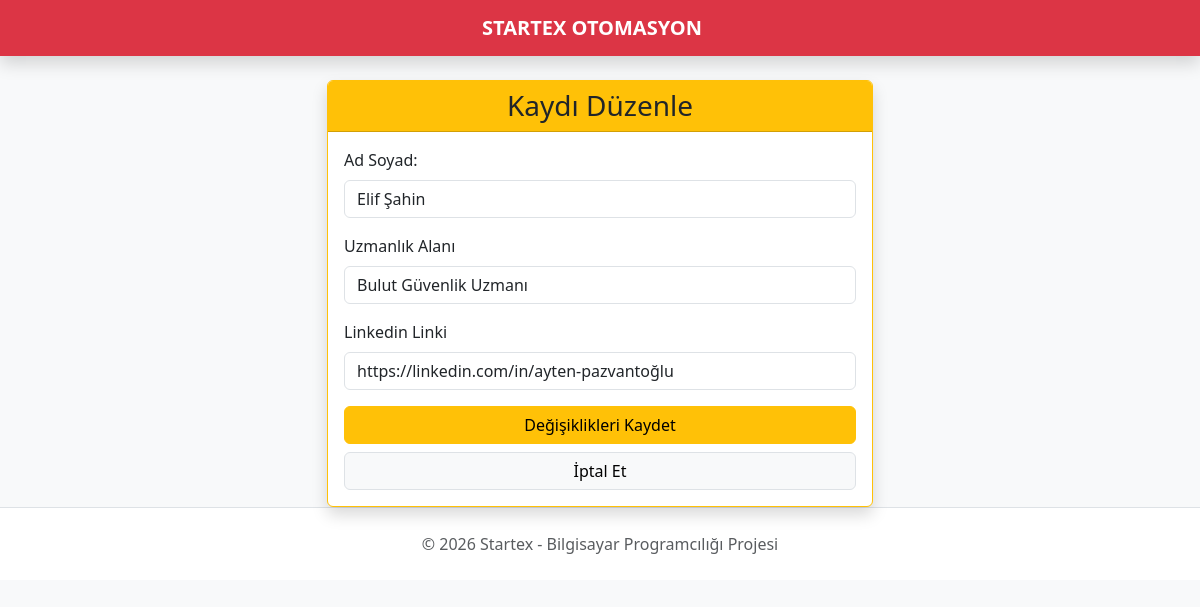
/duzenle.php?id=28, run on the app's committed database.
### tables this page shows
CREATE TABLE `katilimcilar` (
  `id` int(11) NOT NULL,
  `ad_soyad` varchar(100) NOT NULL,
  `uzmanlik` varchar(100) NOT NULL,
  `linkedin` varchar(255) NOT NULL
);

### duzenle.php (the view, shortened to what this page needs)
<?php
include("baglan.php");
include("ust.php");
if(isset($_GET["id"])) {
    $id = $_GET["id"];
    $sorgu = $conn->query("SELECT * FROM katilimcilar WHERE id = $id");
    $kayit = $sorgu->fetch_assoc();
}
?>
<div class="row justify-content-center">
    <div class="col-md-6">
        <div class="card shadow border-warning">
            <div class="card-header bg-warning text-dark">
                <h3 class="text-center mb-0">Kaydı Düzenle</h3>
            </div>
            <div class="card-body">
                <form action="guncelle.php" method="POST">
                    <div class="mb-3">
                        <label class="form-label">Ad Soyad:</label>
                        <input type="text" name="ad_soyad" class="form-control" value="<?php echo $kayit['ad_soyad']; ?>" required>
                    </div>
                    <div class="mb-3">
                        <label class="form-label">Uzmanlık Alanı</label>
                        <input type="text" name="uzmanlik" class="form-control" value="<?php echo $kayit['uzmanlik']; ?>" required>
                    </div>
                    <div class="mb-3">
                        <label class="form-label">Linkedin Linki</label>
                        <input type="url" name="linkedin" class="form-control" value="<?php echo $kayit['linkedin']; ?>" required>
                    </div>
                    <div class="d-grid gap-2">
                        <button type="submit" class="btn btn-warning">Değişiklikleri Kaydet</button>
                        <a href="liste.php" class="btn btn-light border">İptal Et</a>
                    </div>
                </form>
            </div>
        </div>
    </div>
</div>
<?php include("alt.php"); ?>

### data on the page
katilimcilar: ad_soyad "Elif Şahin", uzmanlik "Bulut Güvenlik Uzmanı", linkedin "https://linkedin.com/in/ayten-pazvantoğlu"
